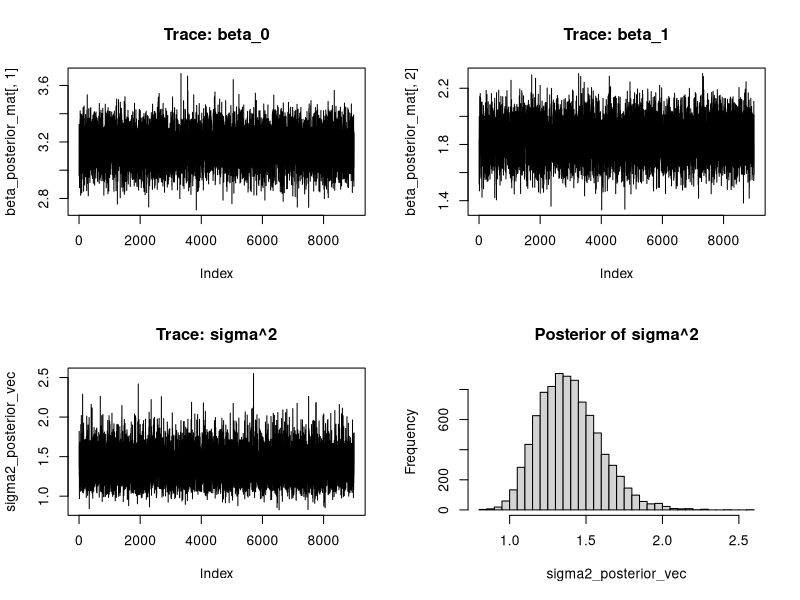

Write R code to recreate this figure.
library(mvtnorm)
set.seed(123)

#Going to Try Baysian Regression on my own using the algorithm
#Subjective Second

#Simulating the data
obs_num <- 100
x_mat <- cbind(1, rnorm(obs_num), rnorm(obs_num))  # Intercept + two predictors
k <- ncol(x_mat)
beta_true <- c(3, 2, 4)
sigma_true <- sqrt(1.5)
y_vec <- x_mat %*% beta_true + rnorm(obs_num,sd =  sigma_true) #Observation Vector

#Step 1 (Prior Hyperparameters)
mu_prior_vec <- rep(0, k) #mu = 0 since we have no idea
cov_prior_mat <- diag(1000, k) #How strong we hold our higher belief, larger diags = more vague
a_prior <- 0.01 #very uninformative
b_prior <- 0.01 #very uninformative

  
#Step 2 (Initial Value)
beta_prior <- solve(t(x_mat) %*% x_mat) %*% t(x_mat) %*% y_vec #OLS estimate
sigma2 <- sigma2 <- as.numeric(t(y_vec - x_mat %*% beta_prior) %*% (y_vec - x_mat %*% beta_prior)) / (obs_num - k) #OLS estimate


#Step 3
N <- 10000
B <- 1000
beta_posterior_mat <- matrix(NA, nrow = N, ncol = k)
sigma2_posterior_vec <- numeric(N)
for (i in seq_len(N)) {
  cov_mat_posterior <- solve(solve(cov_prior_mat) + (1 / sigma2) * t(x_mat) %*% x_mat)
  mu_posterior <- cov_mat_posterior %*% (solve(cov_prior_mat) %*% mu_prior_vec + (1 / sigma2) * t(x_mat) %*% y_vec)
  #Now need to draw Beta (Just use mvt norm for simplicity)
  beta_i <-  as.vector(rmvnorm(1, mean = mu_posterior, sigma = cov_mat_posterior))
  residuals <- y_vec - (x_mat %*% beta_i)
  a_n <- a_prior + obs_num / 2
  b_n <- b_prior + sum(residuals^2) / 2
  sigma2_i <- 1/ rgamma(1, a_n, b_n)
  sigma2 <- sigma2_i
  beta_posterior_mat[i,] <- beta_i
  sigma2_posterior_vec[i] <- sigma2_i 
}

#Remove Burn in
beta_posterior_mat <- beta_posterior_mat[-(1:B),]
sigma2_posterior_vec <- sigma2_posterior_vec[-(1:B)]


#Analyses + Plots
apply(beta_posterior_mat, 2, mean)
mean(sigma2_posterior_vec)
par(mfrow = c(2,2))
plot(beta_posterior_mat[,1], type = "l", main = "Trace: beta_0")
plot(beta_posterior_mat[,2], type = "l", main = "Trace: beta_1")
plot(sigma2_posterior_vec, type = "l", main = "Trace: sigma^2")
hist(sigma2_posterior_vec, breaks = 30, main = "Posterior of sigma^2")
